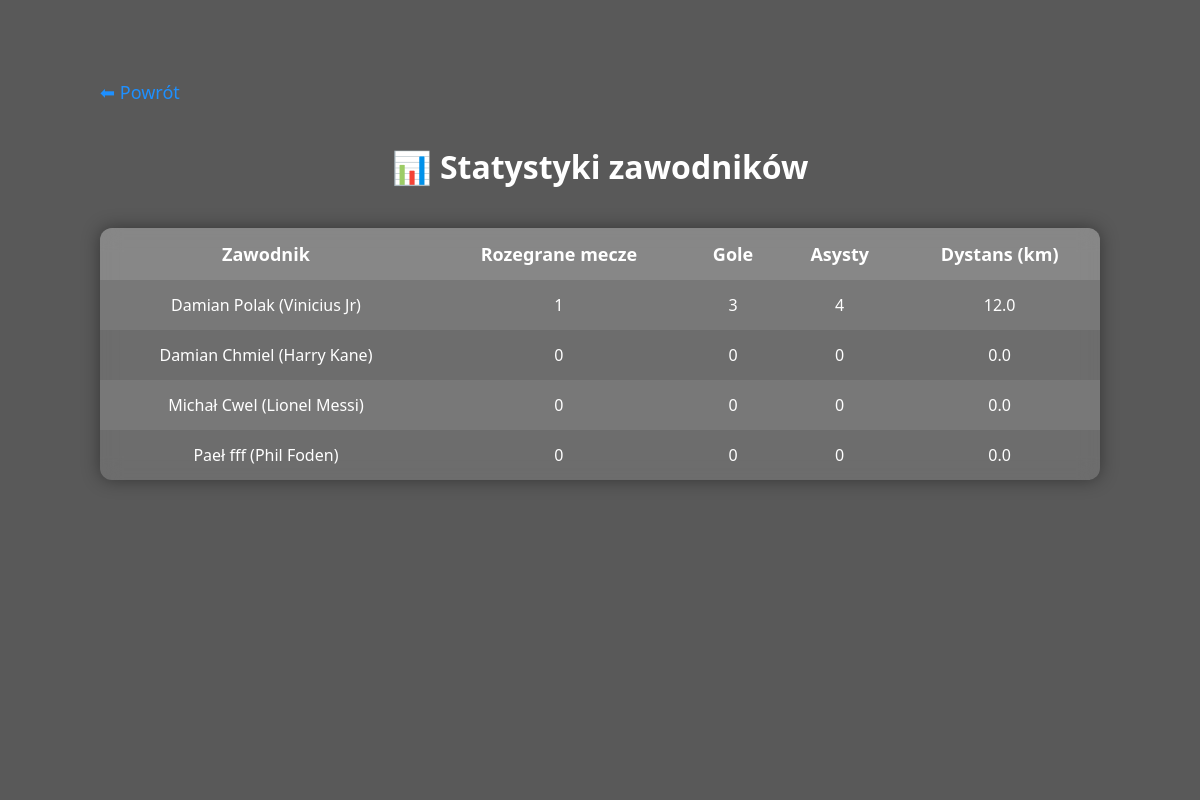
The page /statystyki on the database as committed earlier.
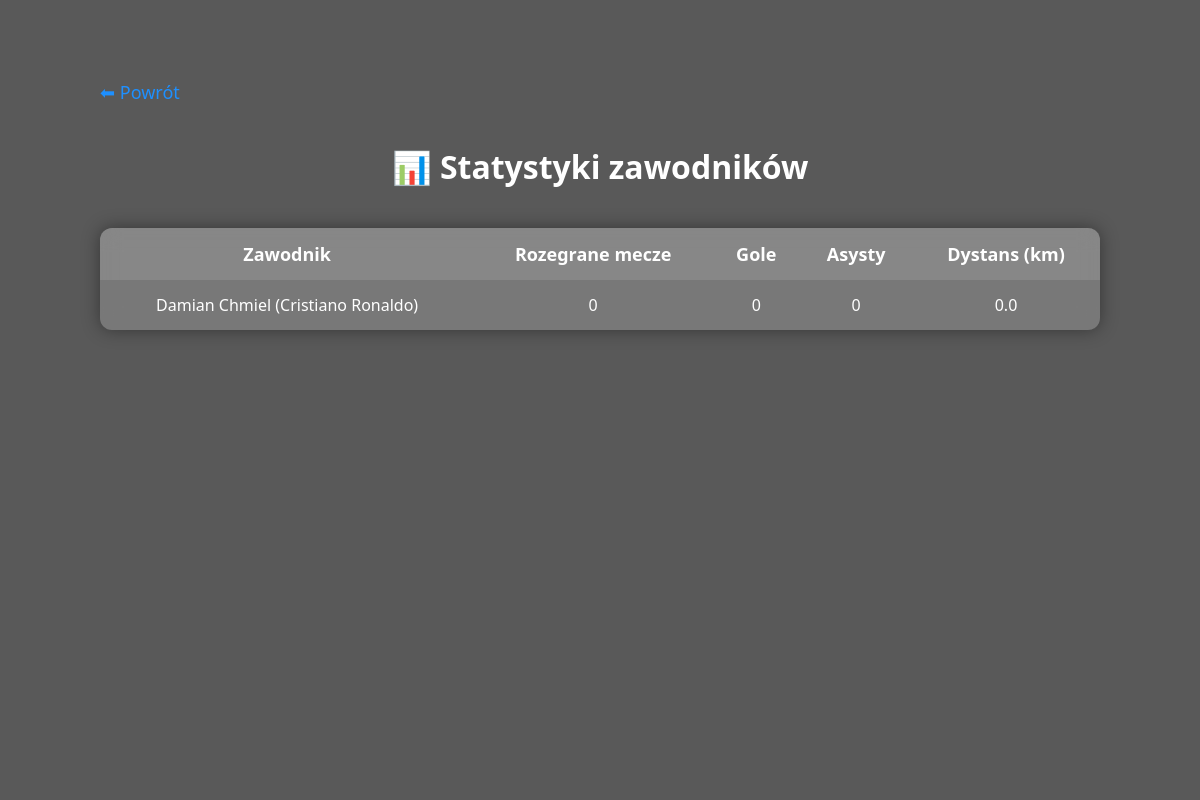
The same page on the database as committed later.
### tables this page shows
CREATE TABLE users (
            id INTEGER PRIMARY KEY AUTOINCREMENT,
            first_name TEXT NOT NULL,
            last_name TEXT NOT NULL,
            player_alias TEXT UNIQUE NOT NULL,
            is_admin INTEGER DEFAULT 0
        );

### app.py (the view)
@app.route("/statystyki")
def statystyki():
    conn = get_db()
    rows = conn.execute("""
        SELECT
            u.first_name,
            u.last_name,
            u.player_alias,
            COUNT(st.id) AS matches,
            COALESCE(SUM(st.goals), 0) AS goals,
            COALESCE(SUM(st.assists), 0) AS assists,
            COALESCE(SUM(st.distance), 0) AS distance
        FROM users u
        LEFT JOIN match_stats st ON st.user_id = u.id
        GROUP BY u.id
        ORDER BY u.first_name
    """).fetchall()
    conn.close()
    return render_template("statystyki.html", stats=rows)

### app.py (called while the page is built)
def get_db():
    conn = sqlite3.connect("database.db")
    conn.row_factory = sqlite3.Row
    return conn

### templates/statystyki.html (shortened to what this page needs)
<!DOCTYPE html>
<html lang="pl">
<head>
</head>
<body>
<div class="overlay"></div>
<div class="container">
    <a href="/" class="back">⬅ Powrót</a>
    <h1>📊 Statystyki zawodników</h1>
    <table>
        <tr>
            <th>Zawodnik</th>
            <th>Rozegrane mecze</th>
            <th>Gole</th>
            <th>Asysty</th>
            <th>Dystans (km)</th>
        </tr>
        {% for p in stats %}
        <tr>
            <td>{{ p.first_name }} {{ p.last_name }} ({{ p.player_alias }})</td>
            <td>{{ p.matches }}</td>
            <td>{{ p.goals }}</td>
            <td>{{ p.assists }}</td>
            <td>{{ "%.1f"|format(p.distance) }}</td>
        </tr>
        {% endfor %}
    </table>
</div>
</body>
</html>

Rows that differ between the two databases and show on the page:
removed users: first_name "Damian", last_name "Chmiel", player_alias "Harry Kane", matches "0", goals "0", assists "0", distance "0.0"
removed users: first_name "Michał", last_name "Cwel", player_alias "Lionel Messi", matches "0", goals "0", assists "0", distance "0.0"
removed users: first_name "Paeł", last_name "fff", player_alias "Phil Foden", matches "0", goals "0", assists "0", distance "0.0"
changed users "Damian": last_name "Polak" → "Chmiel"; player_alias "Vinicius Jr" → "Cristiano Ronaldo"; matches "1" → "0"; goals "3" → "0"; assists "4" → "0"; distance "12.0" → "0.0"
